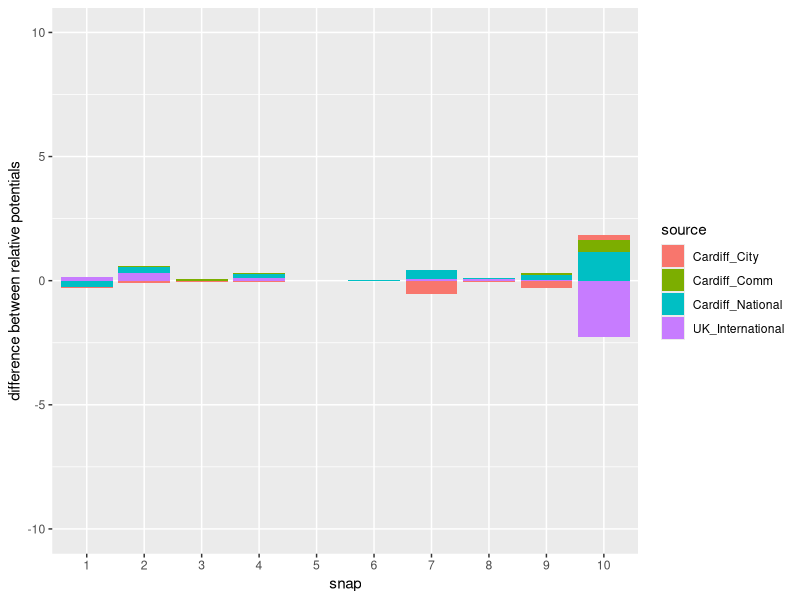
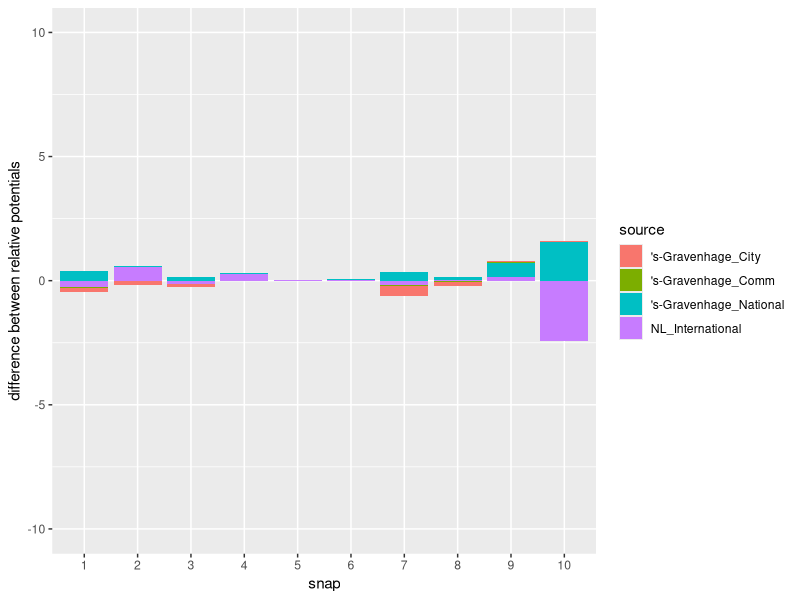
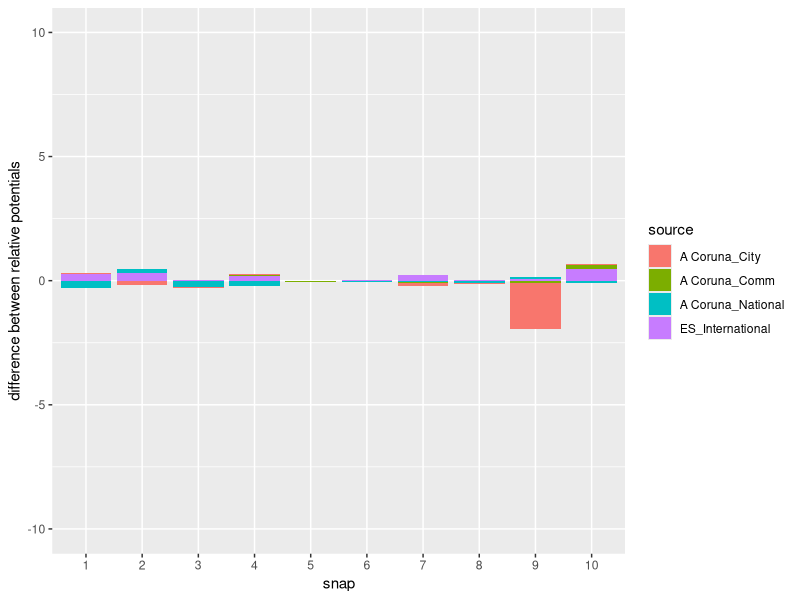
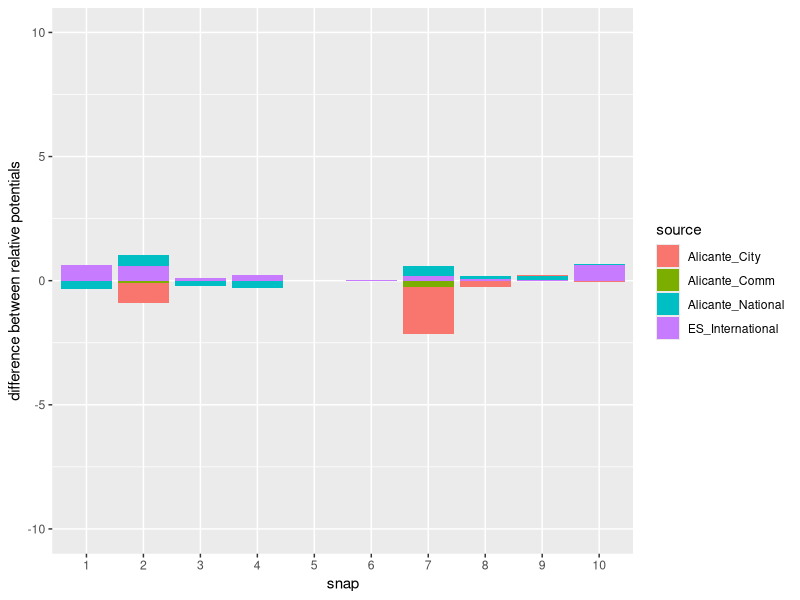
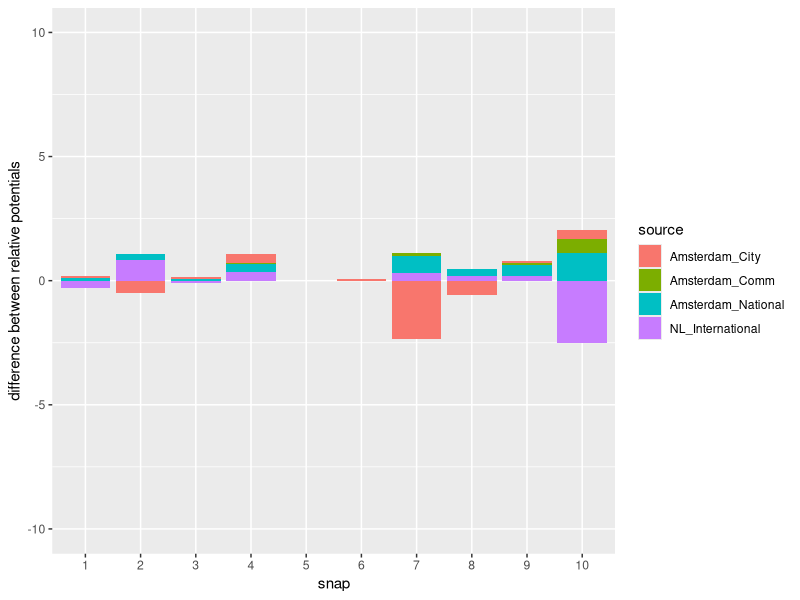
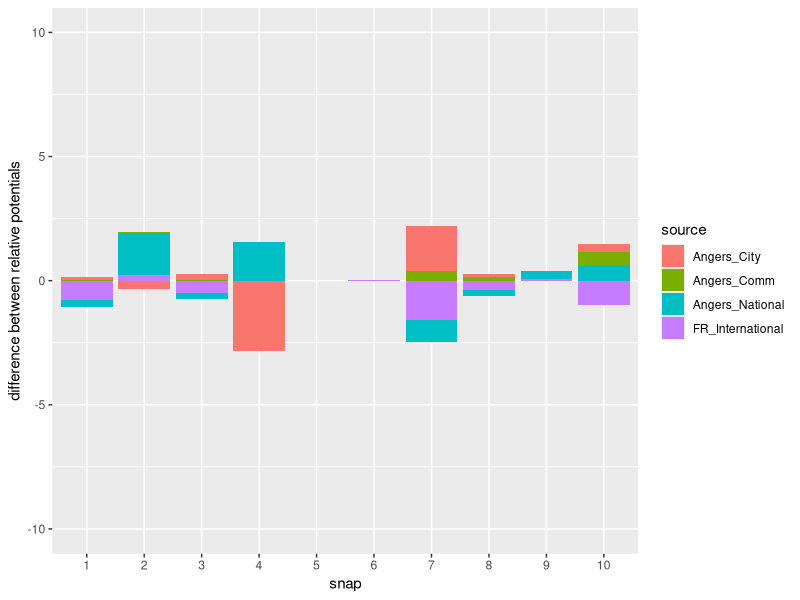
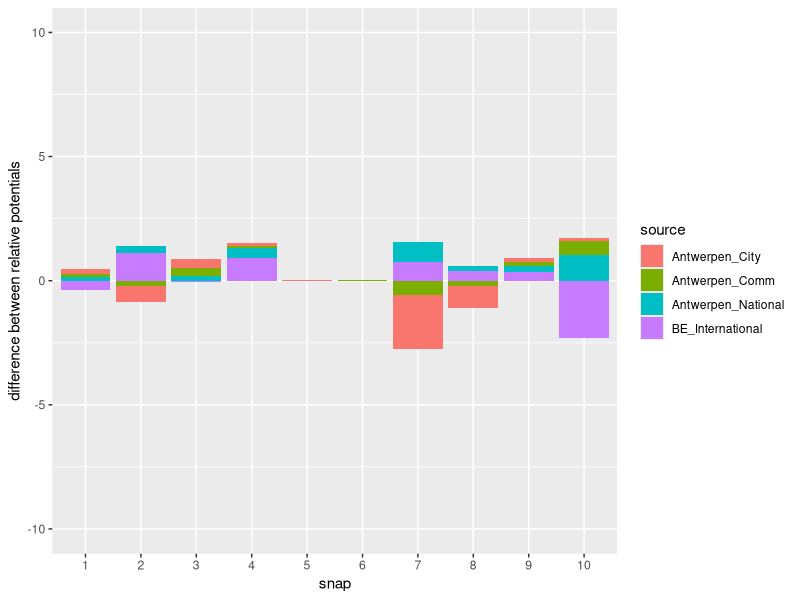
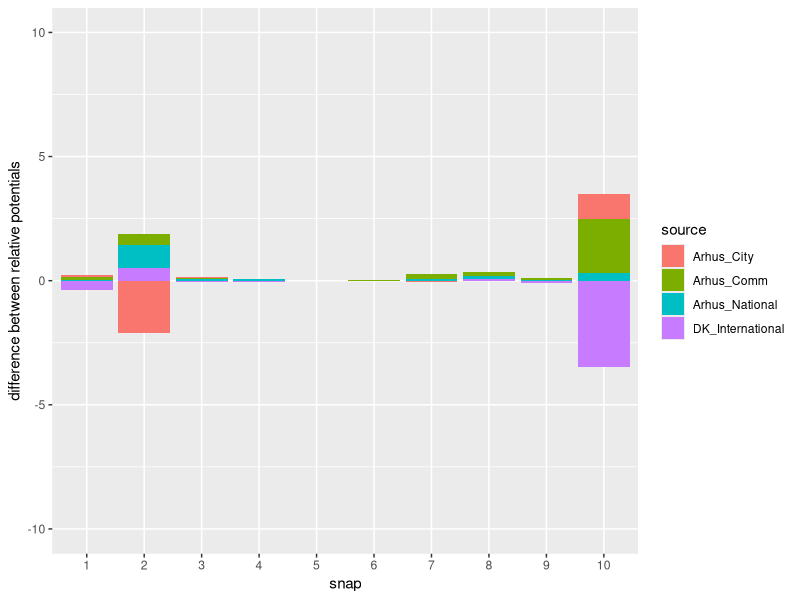

Reproduce these figures in R, in order. (Note: this script raises an error after producing the figures.)
library(tidyverse)

setwd('D:/WORK/projects/1_urbIam/1_CODE_MATLAB/SHERPA/SHERPA-GITHUB/resAtlas/20171215_perSNAP_perPrec_aggAreas')

#read file with results
#sherpaAtlas is the case used in the Atlas
#sherpa120cls is the new case to be included in the Feb18 Sherpa
sherpaAtlas <- read_csv2("20171215_sherpa_chimere_PM25_perSNAP_perPrec_aggAreas.txt", 
                           skip = 5)
sherpaAtlas$relative_potential <- as.numeric(sherpaAtlas$relative_potential)
sherpaAtlas$snap <- as.factor(sherpaAtlas$snap)

sherpa120cls <- read_csv2("20171219_sherpa_chimere_noFW_120cls_PM25_perSNAP_perPrec_aggAreas.txt", 
                         skip = 5)
sherpa120cls$relative_potential <- as.numeric(sherpa120cls$relative_potential)
sherpa120cls$snap <- as.factor(sherpa120cls$snap)

#concatenate results
sherpaFinalResults <- rbind(sherpaAtlas, sherpa120cls)

#loop over cities
for (city in unique(sherpaFinalResults$target)) {
  print(paste0('processing ',city))
  #select useful columns, filter per city, group and summarize per source-snap, ggplot
  res1 <- sherpaFinalResults %>%
    select(model, target, source, snap, precursor, relative_potential) %>%
    filter(target==city, model=='sherpa_chimere') %>%
    group_by(source, snap) %>%
    summarise(relativePotential=sum(relative_potential))
    
  res2 <- sherpaFinalResults %>%
    select(model, target, source, snap, precursor, relative_potential) %>%
    filter(target==city, model=='sherpa_chimere_noFW_120cls') %>%
    group_by(source, snap) %>%
    summarise(relativePotential=sum(relative_potential))
  
  diff_res1_res2 <- res1
  diff_res1_res2$relativePotential <- (res1$relativePotential - res2$relativePotential)
  names(diff_res1_res2)[3]='difference between relative potentials'
  
  ggplot(data=diff_res1_res2, aes(fill=source, y=`difference between relative potentials`, x=snap)) + 
    geom_bar(stat='identity') +
    ylim(-10,10)
    labs(title=city) 

  ggsave(paste('./OUTPUT/diff_comparingSRR_atlas_vs_120cells_',city,'.png'))  
}

